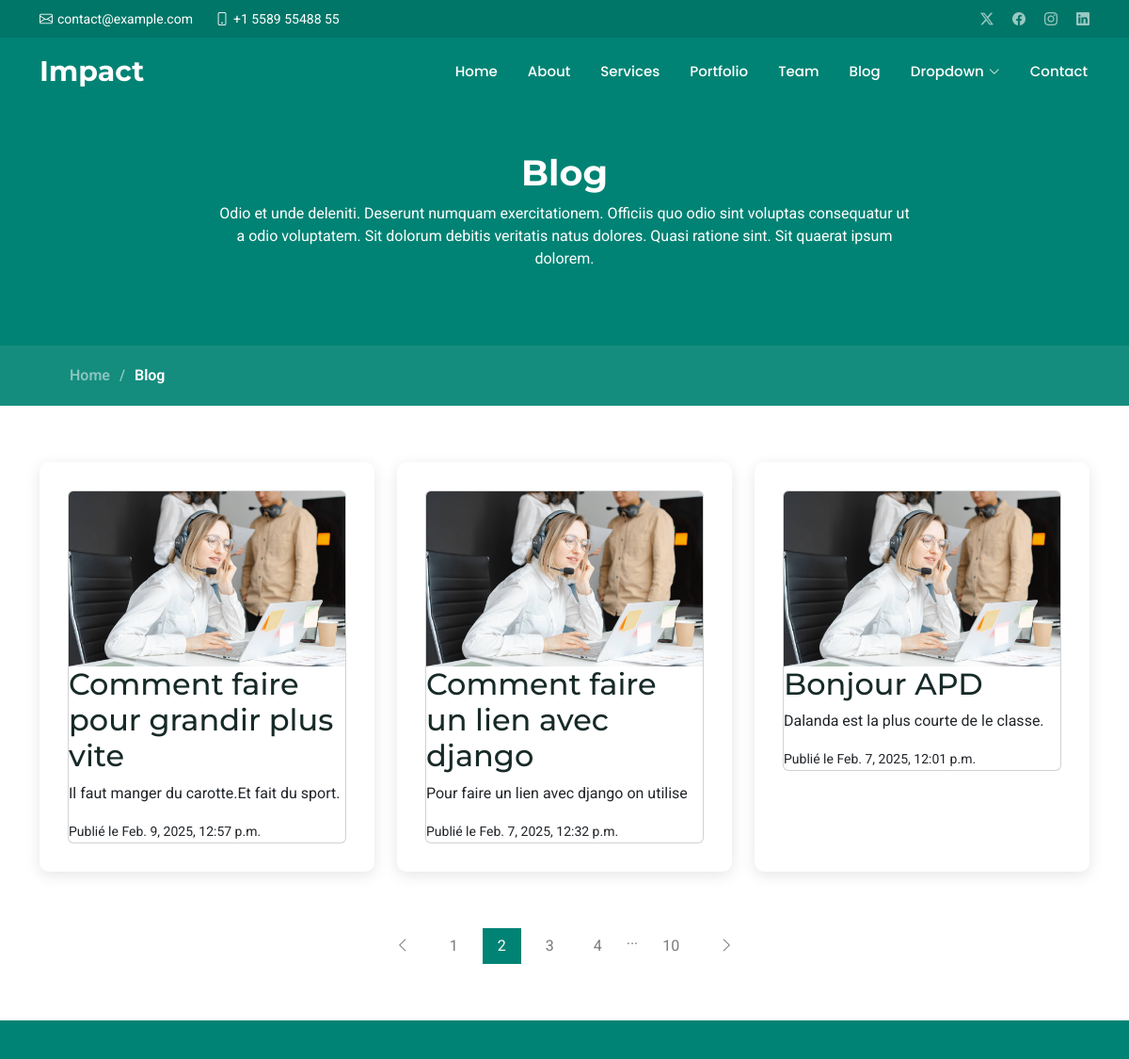
/blog/ (upper part), run on an earlier commit of the app's database.
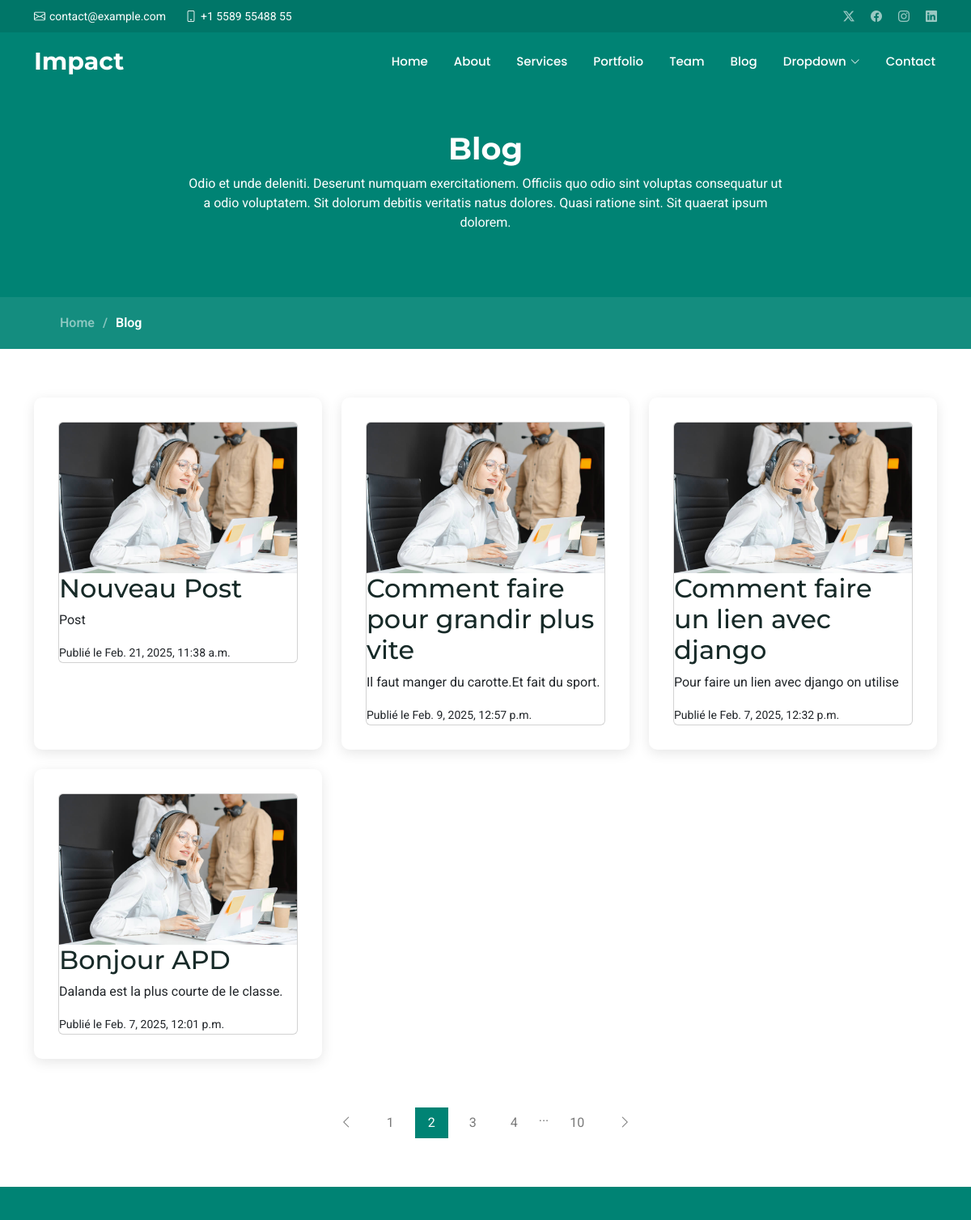
And on a later commit of the database.
### blog/models.py (models this page shows, shortened)
class Post(models.Model):
    title = models.CharField(max_length=200)
    content = models.TextField()
    created_at = models.DateTimeField(auto_now_add=True)

### blog/views.py (the view)
# urls.py: path('blog/', blog, name='about'),
def blog(request):
    posts = Post.objects.all().order_by('-created_at')
    return render(request, 'blog/blog.html', {'posts': posts})

### blog/templates/blog/blog.html (shortened to what this page needs)
{% load static %}
<!DOCTYPE html>
<html lang="en">
<head>
  <link href="{% static 'vendor/bootstrap/css/bootstrap.min.css' %}" rel="stylesheet">
  <link href="{% static 'vendor/bootstrap-icons/bootstrap-icons.css' %}" rel="stylesheet">
  <link href="{% static 'vendor/aos/aos.css' %}" rel="stylesheet">
  <link href="{% static 'vendor/glightbox/css/glightbox.min.css' %}" rel="stylesheet">
  <link href="{% static 'vendor/swiper/swiper-bundle.min.css' %}" rel="stylesheet">
  <link href="{% static 'css/main.css' %}" rel="stylesheet">
</head>
<body class="blog-page">
  <header id="header" class="header fixed-top">
    <div class="topbar d-flex align-items-center">
      <div class="container d-flex justify-content-center justify-content-md-between">
        <div class="contact-info d-flex align-items-center">
          <i class="bi bi-envelope d-flex align-items-center"><a href="mailto:contact@example.com">contact@example.com</a></i>
          <i class="bi bi-phone d-flex align-items-center ms-4"><span>+1 5589 55488 55</span></i>
        </div>
        <div class="social-links d-none d-md-flex align-items-center">
          <a href="#" class="twitter"><i class="bi bi-twitter-x"></i></a>
          <a href="#" class="facebook"><i class="bi bi-facebook"></i></a>
          <a href="#" class="instagram"><i class="bi bi-instagram"></i></a>
          <a href="#" class="linkedin"><i class="bi bi-linkedin"></i></a>
        </div>
      </div>
    </div>
    <div class="branding d-flex align-items-cente">
      <div class="container position-relative d-flex align-items-center justify-content-between">
        <a href="index.html" class="logo d-flex align-items-center">
          <h1 class="sitename">Impact</h1>
          <span>.</span>
        </a>
        <nav id="navmenu" class="navmenu">
          <ul>
            <li><a href="{% url 'index' %}">Home<br></a></li>
            <li><a href="#about">About</a></li>
            <li><a href="#services">Services</a></li>
            <li><a href="#portfolio">Portfolio</a></li>
            <li><a href="#team">Team</a></li>
            <li><a href="blog.html" class="active">Blog</a></li>
            <li class="dropdown"><a href="#"><span>Dropdown</span> <i class="bi bi-chevron-down toggle-dropdown"></i></a>
            </li>
            <li><a href="#contact">Contact</a></li>
          </ul>
        </nav>
      </div>
    </div>
  </header>
  <main class="main">
    <div class="page-title">
      <div class="heading">
        <div class="container">
          <div class="row d-flex justify-content-center text-center">
            <div class="col-lg-8">
              <h1>Blog</h1>
              <p class="mb-0">Odio et unde deleniti. Deserunt numquam exercitationem. Officiis quo odio sint voluptas consequatur ut a odio voluptatem. Sit dolorum debitis veritatis natus dolores. Quasi ratione sint. Sit quaerat ipsum dolorem.</p>
            </div>
          </div>
        </div>
      </div>
      <nav class="breadcrumbs">
        <div class="container">
          <ol>
            <li><a href="index.html">Home</a></li>
            <li class="current">Blog</li>
          </ol>
        </div>
      </nav>
    </div>
    <section id="blog-posts" class="blog-posts section">
      <div class="container">
        <div class="row gy-4">
          {% for post in posts %}
            <div class="col-lg-4 col-md-6 col-sm-12">
              <article>
                <div class="card">
                  <img src="{% static 'img/services.jpg' %}" alt="" class="card-img-top">
                  <div class="card-content">
                    <a href="{% url 'details_posts' post.id %}">
                      <h2>{{ post.title }}</h2>
                    </a>
                    <p>{{ post.content|truncatewords:20 }}</p>
                    <small>Publié le {{ post.created_at }}</small>
                  </div>
                </div>
              </article>
            </div>
          {% endfor %}
        </div>
      </div>
    </section>
    <section id="blog-pagination" class="blog-pagination section">
      <div class="container">
        <div class="d-flex justify-content-center">
          <ul>
            <li><a href="#"><i class="bi bi-chevron-left"></i></a></li>
            <li><a href="#">1</a></li>
            <li><a href="#" class="active">2</a></li>
            <li><a href="#">3</a></li>
            <li><a href="#">4</a></li>
            <li>...</li>
            <li><a href="#">10</a></li>
            <li><a href="#"><i class="bi bi-chevron-right"></i></a></li>
          </ul>
        </div>
      </div>
    </section>
  </main>
  <footer id="footer" class="footer accent-background">
    <div class="container footer-top">
      <div class="row gy-4">
      </div>
    </div>
  </footer>
</body>
</html>

What changed in the data, as far as the page shows it:
added Post: title "Nouveau Post", content "Post", created_at "Feb. 21, 2025, 11:38 a.m."
